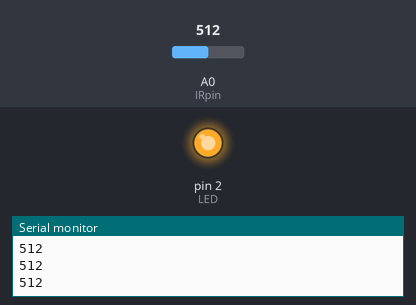
The sketch below on a simulated Arduino Uno, built with avr-gcc and run on an emulated ATmega328P. On the bench: output pins drawn as LEDs (lit = HIGH), the last lines printed to the serial monitor. The test bench sets the inputs (shaded band); at power-on: A0 (IRpin) = 512.

Above: at 1.2 s.
1.3 s: A0 (IRpin) set to 415
2.8 s: A0 (IRpin) set to 384
At 3.9 s:
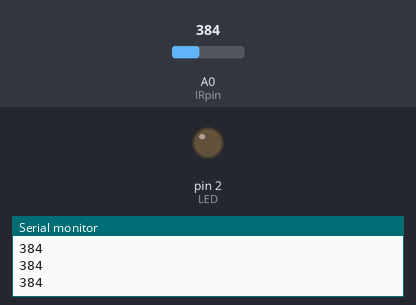
4.3 s: A0 (IRpin) set to 410
At 4.9 s:
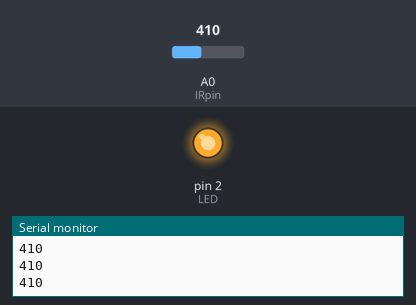
5.8 s: A0 (IRpin) set to 390
At 6.2 s:
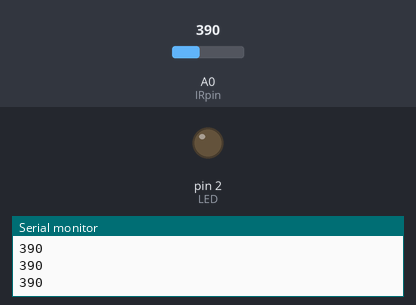
Timing chart, 0 to 8.3 s (numbered marks = the images above; inputs shaded):
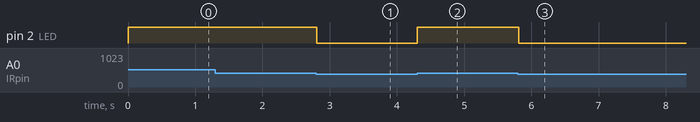

The sketch:

t02.ino
```cpp
#define IRpin A0
#define LED 2

void setup() {
  // put your setup code here, to run once:
  Serial.begin(9600);
  pinMode(IRpin,INPUT);
  pinMode(LED,OUTPUT);
}

void loop() {
  // put your main code here, to run repeatedly:
  int i=analogRead(IRpin);
  Serial.println(i);
  if(i>400){
      digitalWrite(LED,HIGH);
  }
  else{
    digitalWrite(LED,LOW);
  }
  //delay(250);
}
```

Measured:
- the behaviour switches between 401 and 400 on A0 (IRpin) (found by bisection; images 0 and 1)
- after the input at 2.8 s, pin 2 (LED): HIGH → LOW at once
- after the input at 4.3 s, pin 2 (LED): LOW → HIGH at once
- after the input at 5.8 s, pin 2 (LED): HIGH → LOW at once
